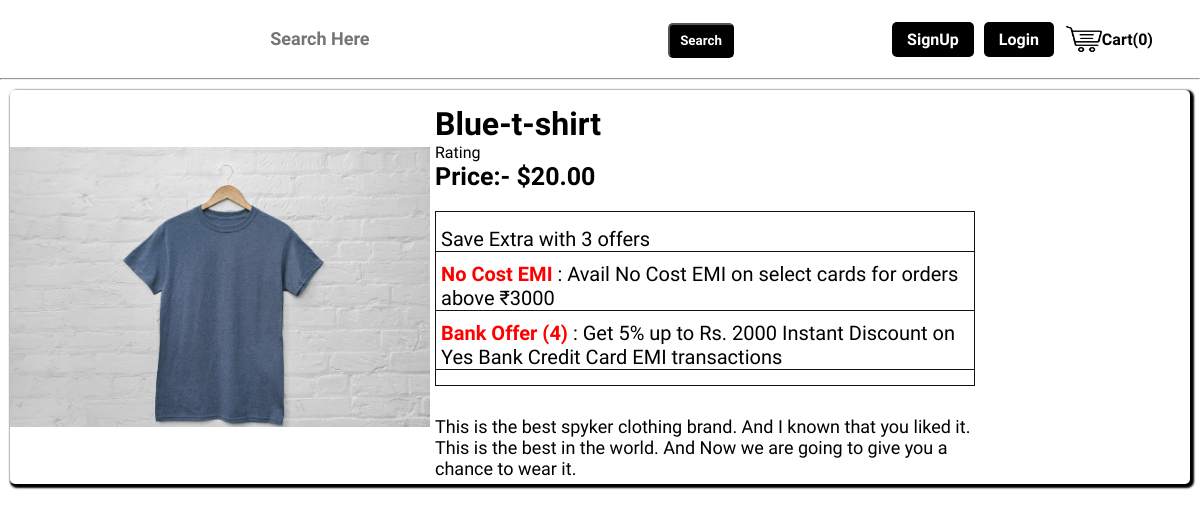
Page /product/1 on the committed database.
### home/models.py (models this page shows, shortened)
class Product(models.Model):
    name = models.CharField(max_length=200)
    category = models.CharField(max_length=200, default="")
    description = models.TextField()
    price = models.DecimalField(max_digits=7, decimal_places=2)
    image = models.ImageField(upload_to = "product/images", default = "")
    timestamp = models.DateTimeField(auto_now_add=True)

### home/views.py (the view)
# urls.py: path('product/<int:cid>', views.product_page, name='product_page'),
def product_page(request, cid):
    product = Product.objects.filter(pk = cid).first()
    context = {
        'product':product
    }
    return render(request, 'home/product_page.html', context)

### templates/home/product_page.html (shortened to what this page needs)
{% extends 'base.html' %}
{% load static %}
{% block body %}
<div class="product-page-container">
    <div class="product-page-holder">
        <div class="product-photo">
            <img src="/media/{{product.image}}" alt="">
        </div>
        <div class="product-content">
            <div class="product-main">
                <div class="product-body">
                    <h1>{{product.name}}</h1>
                    <p>Rating</p>
                    <h3>Price:- ${{product.price}}</h3>
                </div>
                <div class="product-main-offer">
                    <p>Save Extra with 3 offers</p>
                    <p><span>No Cost EMI </span>: Avail No Cost EMI on select cards for orders above ₹3000 </p>
                    <p><span>Bank Offer (4) </span>: Get 5% up to Rs. 2000 Instant Discount on Yes Bank Credit Card
                        EMI transactions</p>
                </div>
                <div class="product-page-cart">
                    <p>{{product.description}}</p>
                </div>
            </div>
        </div>
    </div>
</div>
{% endblock body %}

### static/css/base.css (style rules this page uses)
:root { --font-family: 'Baloo Bhai 2', cursive; }
* { margin: 0px; padding: 0px; }
body { font-family: var(--font-family); background-image: url("/static/img/bg.jpg"); background-size: cover; }

### static/css/checkout.css (style rules this page uses)
h3 { font-size: 25px; }

### static/css/home.css (style rules this page uses)
:root { --home-font: 'Baloo Bhai 2', cursive; }

### static/css/product_page.css (style rules this page uses)
.product-page-holder { margin: 10px; display: flex; flex-direction: row; background-color: white; border-radius: 5px; box-shadow: 2px 2px 2px 2px; }
.product-page-holder .product-content { display: flex; flex-direction: row; }
.product-page-holder .product-content .product-main { display: flex; flex-direction: column; width: 45vw; padding: 5px 5px; }
.product-page-holder .product-content .product-main .product-body { padding: 10px 0px; }
.product-page-holder .product-content .product-main .product-main-offer { display: flex; flex-direction: column; padding: 10px 0px; border: 1px solid #121212; margin-top: 10px; }
.product-main-offer p { margin: 5px 0px; padding: 0px 5px; font-size: 20px; border-bottom: 1px solid #121212; }
.product-main-offer p span { font-weight: bolder; color: red; }
.product-page-cart { margin-top: 30px; }
.product-page-cart p { font-size: 18px; }
.product-photo { display: flex; justify-content: center; align-items: center; }
.product-photo img { width: 35vw; }

### rows in the picture
Product: image (picture), name "Blue-t-shirt", price "20.00", description "This is the best spyker clothing brand. And I known that you liked it. This is the best in the world. And Now we are going to give you a chance to wear it."
